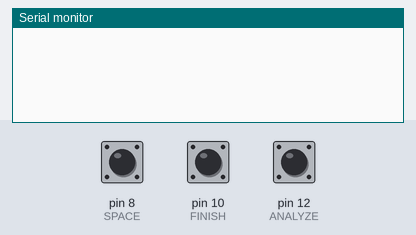
Bench run of a sketch on a simulated Arduino Uno, built with avr-gcc and run on an emulated ATmega328P. Parts: the last lines printed to the serial monitor. The test bench sets the inputs (shaded band); at power-on: pin 8 (SPACE) HIGH, pin 10 (FINISH) HIGH, pin 12 (ANALYZE) HIGH.

Above: at 1.2 s.
1.3 s: pin 8 (SPACE) pulled LOW for 0.15 s
At 2.3 s:
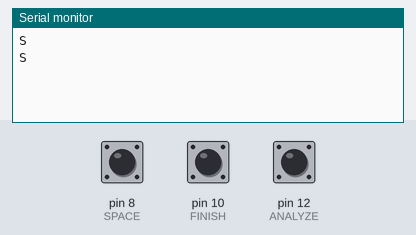
2.9 s: pin 10 (FINISH) pulled LOW for 0.15 s
At 3.5 s:
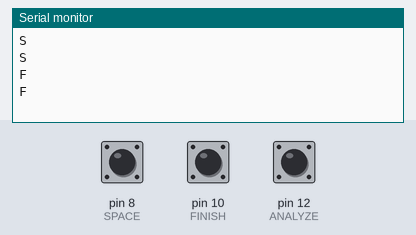
4.5 s: pin 12 (ANALYZE) pulled LOW for 0.15 s
At 6.0 s:
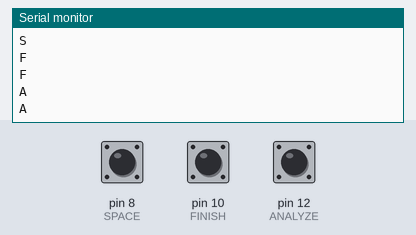

Measured:
- after the input at 1.3 s, the serial monitor: prints a new line at once (image 1)
- after the input at 2.9 s, the serial monitor: prints a new line at once (image 2)
- after the input at 4.5 s, the serial monitor: prints a new line at once (image 3)

The sketch:

new_button.ino
```cpp
#define ANALYZE 12
#define FINISH 10
#define SPACE 8


void setup() {
  pinMode(ANALYZE, INPUT);
  digitalWrite(ANALYZE, HIGH);

  pinMode(SPACE, INPUT);
  digitalWrite(SPACE, HIGH);

  pinMode(FINISH, INPUT);
  digitalWrite(FINISH, HIGH);

  Serial.begin(9600);

}

void loop() {
  if(digitalRead(ANALYZE) == LOW){
  Serial.println("A");
  }

  if(digitalRead(SPACE) == LOW){
  Serial.println("S");
  }

  if(digitalRead(FINISH) == LOW){
  Serial.println("F");
  }

delay(100);
    }
```
